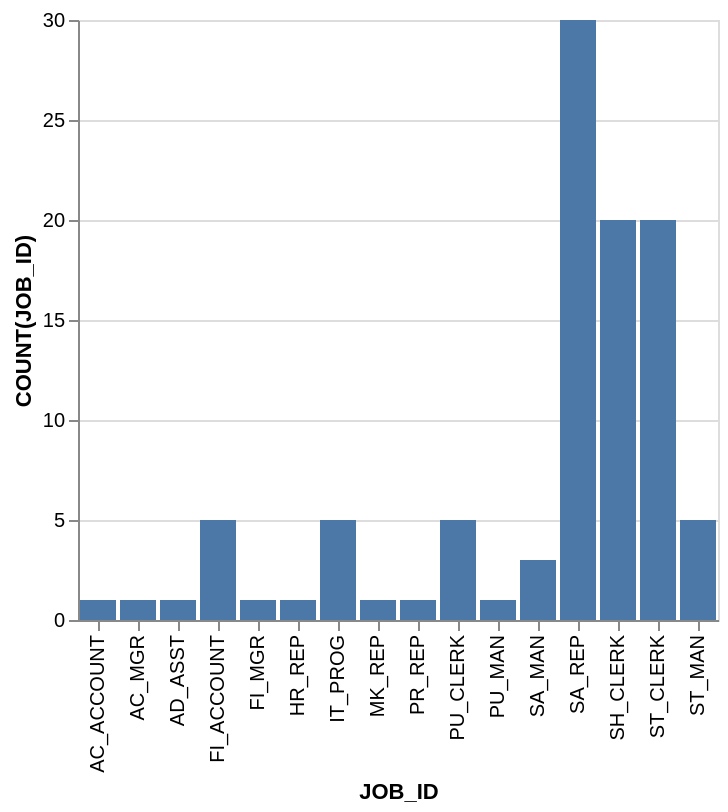

The Vega-Lite source for this figure:
### Vega-Lite specification from a JSON file in a GitHub repository (floating-point values rounded to 4 significant figures)
{"data": {"values": [{"x_data": "AC_ACCOUNT", "y_data": 1}, {"x_data": "AC_MGR", "y_data": 1}, {"x_data": "AD_ASST", "y_data": 1}, {"x_data": "FI_ACCOUNT", "y_data": 5}, {"x_data": "FI_MGR", "y_data": 1}, {"x_data": "HR_REP", "y_data": 1}, {"x_data": "IT_PROG", "y_data": 5}, {"x_data": "MK_REP", "y_data": 1}, {"x_data": "PR_REP", "y_data": 1}, {"x_data": "PU_CLERK", "y_data": 5}, {"x_data": "PU_MAN", "y_data": 1}, {"x_data": "SA_MAN", "y_data": 3}, {"x_data": "SA_REP", "y_data": 30}, {"x_data": "SH_CLERK", "y_data": 20}, {"x_data": "ST_CLERK", "y_data": 20}, {"x_data": "ST_MAN", "y_data": 5}]}, "mark": "bar", "encoding": {"x": {"field": "x_data", "type": "nominal", "title": "JOB_ID", "sort": "ascending"}, "y": {"field": "y_data", "type": "quantitative", "title": "COUNT(JOB_ID)"}}}
